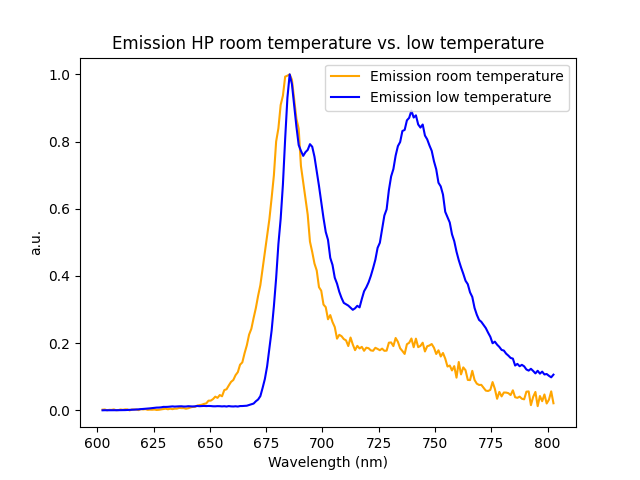

Recreate this plot in Python.
# paketten importeren
import csv
import matplotlib.pyplot as plt

### LIJSTEN
rownumber = 0
wv_lt = []
wv_rt = []
emHPrt = []
emHPlt = []

# Verkrijg data uit excel bestand
with open('Graph5.csv', newline='') as csvfile:
    reader = csv.reader(csvfile, delimiter=';')
    next(reader)  # Slaat de kopregel over

    for row in reader:
        rownumber += 1
        if rownumber < 202:
            # Verander elke komma in punt en string --> float
            wv_lt_corrected = float(row[0].replace(',', '.'))
            emHPlt_corrected = float(row[2].replace(',', '.'))
        if rownumber < 202:
            wv_rt_corrected = float(row[0].replace(',', '.'))
            emHPrt_corrected = float(row[1].replace(',', '.'))

        wv_lt.append(wv_lt_corrected)
        wv_rt.append(wv_rt_corrected)
        emHPlt.append(emHPlt_corrected)
        emHPrt.append(emHPrt_corrected)

# Normaliseer de waarden op het tweede maximum
max_emHPrt = 2748197.25
max_emHPlt = 53282184
emHPrt_norm = [x / max_emHPrt for x in emHPrt]
emHPlt_norm = [x / max_emHPlt for x in emHPlt]

# Plot grafiek
plt.figure()
plt.plot(wv_rt, emHPrt_norm, color = 'orange', label = 'Emission room temperature')
plt.plot(wv_lt, emHPlt_norm, color = 'blue', label = 'Emission low temperature')
# plt.plot(wv, verschil, color = 'grey', label = 'Difference AT - HP')
plt.xlabel('Wavelength (nm)')
plt.ylabel('a.u.')
plt.title('Emission HP room temperature vs. low temperature')
plt.legend()
plt.savefig('Graph5.png')